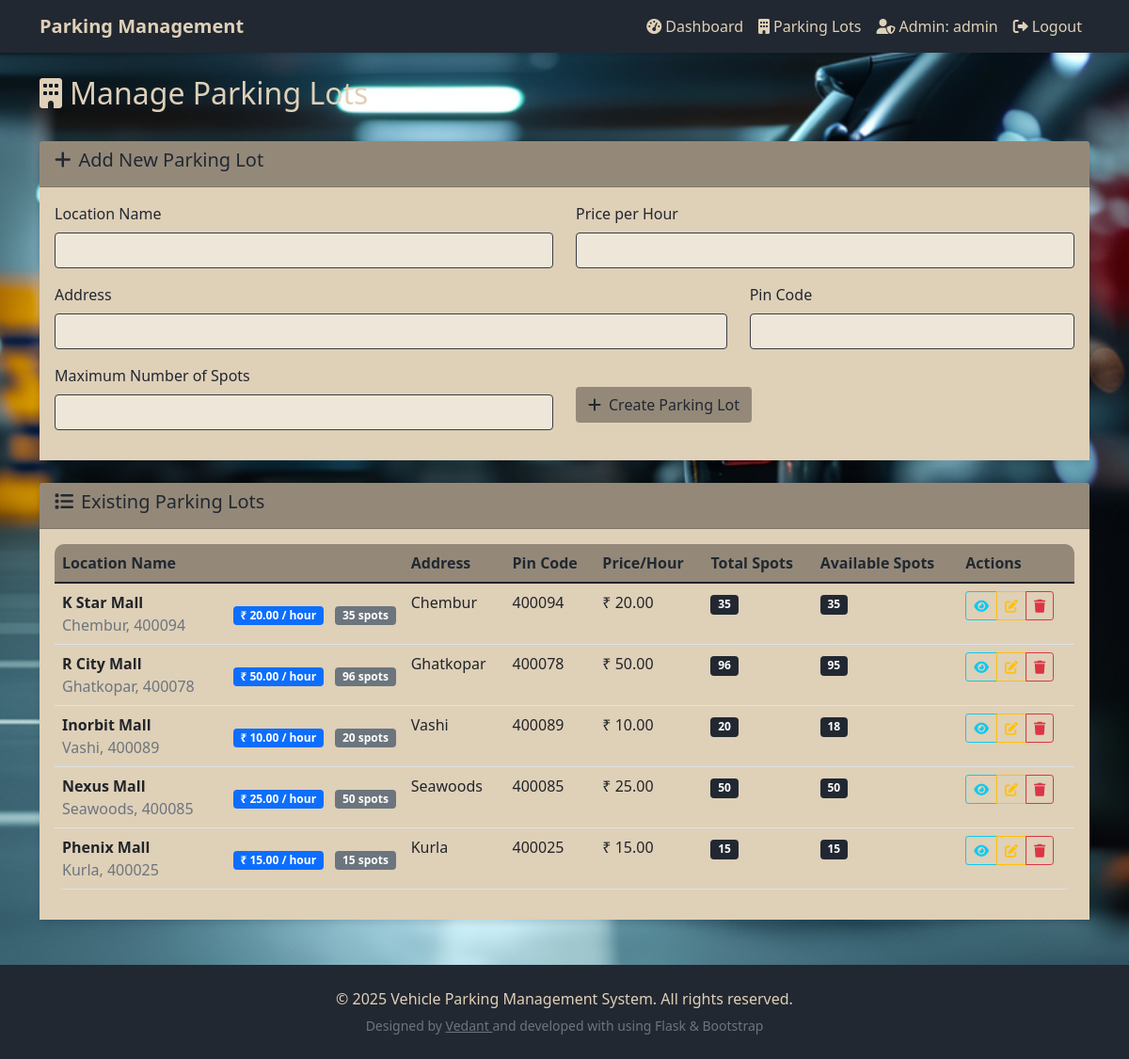
The page /admin/parking_lots (signed in) on the database its author committed.
### app.py (models this page shows)
class ParkingLot(db.Model):
    id = db.Column(db.Integer, primary_key=True)
    location_name = db.Column(db.String(100), nullable=False)
    hourly_rate = db.Column(db.Float, nullable=False)
    address = db.Column(db.String(200), nullable=False)
    pin_code = db.Column(db.String(10), nullable=False)
    total_spots = db.Column(db.Integer, nullable=False)
    created_at = db.Column(db.DateTime, default=datetime.utcnow)
    spots = db.relationship('ParkingSpot', backref='parking_lot', lazy=True, cascade='all, delete-orphan')

### app.py (the view, shortened to what this page needs)
@app.route('/admin/parking_lots', methods=['GET', 'POST'])
def manage_parking():
    if 'admin_id' not in session:
        flash('Please login as an administrator to access this page!', 'error')
        return redirect(url_for('login'))
    all_parking_lots = ParkingLot.query.all()
    return render_template('manage_parking.html', parking_lots=all_parking_lots)

### templates/manage_parking.html (shortened to what this page needs)
{% extends "base.html" %}  {% block content %}
<div class="row mb-4">
  <div class="col-12" style="color: #dfd0b8">
    <h2><i class="fas fa-building me-2"></i>Manage Parking Lots</h2>
  </div>
</div>
<div class="row mb-4">
  <div class="col-12">
    <div class="card">
      <div
        class="card-header"
        style="background-color: #948979; color: #222831"
      >
        <h5><i class="fas fa-plus me-2"></i>Add New Parking Lot</h5>
      </div>
      <div class="card-body" style="background-color: #dfd0b8; color: #222831">
        <form method="POST">
          <div class="row">
            <div class="col-md-6 mb-3">
              <label for="location_name" class="form-label">Location Name</label>
              <input
                type="text"
                class="form-control"
                id="location_name"
                name="location_name"
                required
                style="background-color: #eee7d9; border: 1px solid #393e46"
              />
            </div>
            <div class="col-md-6 mb-3">
              <label for="hourly_rate" class="form-label">Price per Hour</label>
              <input
                type="number"
                step="0.01"
                class="form-control"
                id="hourly_rate"
                name="hourly_rate"
                required
                style="background-color: #eee7d9; border: 1px solid #393e46"
              />
            </div>
          </div>
          <div class="row">
            <div class="col-md-8 mb-3">
              <label for="address" class="form-label">Address</label>
              <input
                type="text"
                class="form-control"
                id="address"
                name="address"
                required
                style="background-color: #eee7d9; border: 1px solid #393e46"
              />
            </div>
            <div class="col-md-4 mb-3">
              <label for="pin_code" class="form-label">Pin Code</label>
              <input
                type="text"
                class="form-control"
                id="pin_code"
                name="pin_code"
                required
                style="background-color: #eee7d9; border: 1px solid #393e46"
              />
            </div>
          </div>
          <div class="row">
            <div class="col-md-6 mb-3">
              <label for="total_spots" class="form-label"
                >Maximum Number of Spots</label
              >
              <input
                type="number"
                class="form-control"
                id="total_spots"
                name="total_spots"
                required
                style="background-color: #eee7d9; border: 1px solid #393e46"
              />
            </div>
            <div class="col-md-4">
              <button
                type="submit"
                class="btn mt-4"
                style="background-color: #948979; color: #222831"
              >
                <i class="fas fa-plus me-2"></i>Create Parking Lot
              </button>
            </div>
          </div>
        </form>
      </div>
    </div>
  </div>
</div>
<div class="row">
  <div class="col-12">
    <div class="card">
      <div
        class="card-header"
        style="background-color: #948979; color: #222831"
      >
        <h5><i class="fas fa-list me-2"></i>Existing Parking Lots</h5>
      </div>
      <div class="card-body" style="background-color: #dfd0b8; color: #222831">
        {% if parking_lots %}
        <div class="table-responsive">
          <table class="table table-hover">
            <thead style="background-color: #948979; color: #222831">
              <tr>
                <th>Location Name</th>
                <th>Address</th>
                <th>Pin Code</th>
                <th>Price/Hour</th>
                <th>Total Spots</th>
                <th>Available Spots</th>
                <th>Actions</th>
              </tr>
            </thead>
            <tbody>
              {% for lot in parking_lots %}
              <tr>
                <td>
                  <div class="d-flex justify-content-between align-items-center">
                    <div>
                      <strong>{{ lot.location_name }}</strong>
                      <p class="text-muted mb-0">{{ lot.address }}, {{ lot.pin_code }}</p>
                    </div>
                    <div>
                      <span class="badge bg-primary me-2"
                        >₹ {{ "%.2f"|format(lot.hourly_rate) }} / hour</span
                      >
                      <span class="badge bg-secondary"
                        >{{ lot.total_spots }} spots</span
                      >
                    </div>
                  </div>
                </td>
                <td>{{ lot.address }}</td>
                <td>{{ lot.pin_code }}</td>
                <td>₹ {{ "%.2f"|format(lot.hourly_rate) }}</td>
                <td>
                  <span class="badge" style="background-color: #222831"
                    >{{ lot.total_spots }}</span
                  >
                </td>
                <td>
                  {% set available_spots = lot.spots|selectattr('status',
                  'equalto', 'A')|list|length %}
                  <span class="badge" style="background-color: #222831"
                    >{{ available_spots }}</span
                  >
                </td>
                <td>
                  <div class="btn-group" role="group">
                    <a
                      href="{{ url_for('admin_parking_spots', lot_id=lot.id) }}"
                      class="btn btn-sm btn-outline-info"
                      title="View Spots"
                    >
                      <i class="fas fa-eye"></i>
                    </a>
                    <a
                      href="{{ url_for('edit_parking_lot', lot_id=lot.id) }}"
                      class="btn btn-sm btn-outline-warning"
                      title="Edit"
                    >
                      <i class="fas fa-edit"></i>
                    </a>
                    <a
                      href="{{ url_for('delete_parking_lot', lot_id=lot.id) }}"
                      class="btn btn-sm btn-outline-danger"
                      title="Delete"
                      onclick="return confirm('Are you sure you want to delete this parking lot? This action cannot be undone.')"
                    >
                      <i class="fas fa-trash"></i>
                    </a>
                  </div>
                </td>
              </tr>
              {% endfor %}
            </tbody>
          </table>
        </div>
        {% endif %}
      </div>
    </div>
  </div>
</div>
{% endblock %}

### templates/base.html (style rules this page uses)
body { background: url(../static/images/background.png) no-repeat center center fixed; background-size: cover; margin: 0; padding: 0; }
.card { box-shadow: 0 4px 6px rgba(0, 0, 0, 0.1); border: none; border-radius: 10px; }
.table { border-radius: 10px; overflow: hidden; }

### rows shown on the page
ParkingLot: location_name "K Star Mall", address "Chembur", pin_code "400094", hourly_rate "20.00", total_spots "35"
ParkingLot: location_name "R City Mall", address "Ghatkopar", pin_code "400078", hourly_rate "50.00", total_spots "96", available_spots "95"
ParkingLot: location_name "Inorbit Mall", address "Vashi", pin_code "400089", hourly_rate "10.00", total_spots "20", available_spots "18"
ParkingLot: location_name "Nexus Mall", address "Seawoods", pin_code "400085", hourly_rate "25.00", total_spots "50"
ParkingLot: location_name "Phenix Mall", address "Kurla", pin_code "400025", hourly_rate "15.00", total_spots "15"

### other values the page prints
{{ session['admin_username'] }} "admin"
